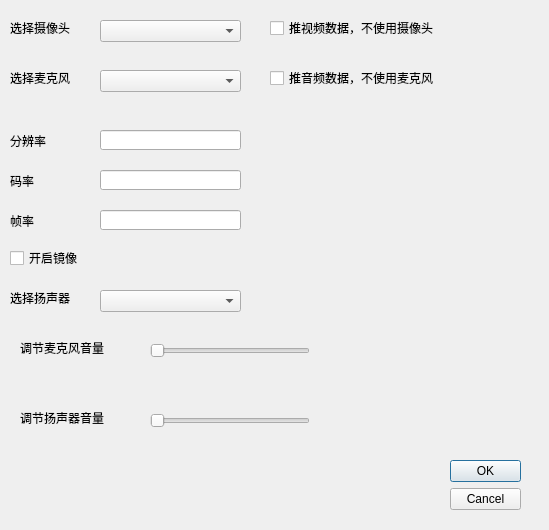
<?xml version="1.0" encoding="UTF-8"?>
<ui version="4.0">
 <class>DeviceSetting</class>
 <widget class="QDialog" name="DeviceSetting">
  <property name="geometry">
   <rect>
    <x>0</x>
    <y>0</y>
    <width>549</width>
    <height>530</height>
   </rect>
  </property>
  <property name="windowTitle">
   <string>Dialog</string>
  </property>
  <widget class="QDialogButtonBox" name="buttonBox">
   <property name="geometry">
    <rect>
     <x>450</x>
     <y>460</y>
     <width>71</width>
     <height>71</height>
    </rect>
   </property>
   <property name="orientation">
    <enum>Qt::Vertical</enum>
   </property>
   <property name="standardButtons">
    <set>QDialogButtonBox::Cancel|QDialogButtonBox::Ok</set>
   </property>
  </widget>
  <widget class="QLabel" name="label">
   <property name="geometry">
    <rect>
     <x>10</x>
     <y>20</y>
     <width>71</width>
     <height>16</height>
    </rect>
   </property>
   <property name="text">
    <string>选择摄像头</string>
   </property>
  </widget>
  <widget class="QCheckBox" name="videoSource">
   <property name="geometry">
    <rect>
     <x>270</x>
     <y>20</y>
     <width>221</width>
     <height>16</height>
    </rect>
   </property>
   <property name="text">
    <string>推视频数据，不使用摄像头</string>
   </property>
  </widget>
  <widget class="QSlider" name="micVolume">
   <property name="geometry">
    <rect>
     <x>150</x>
     <y>340</y>
     <width>160</width>
     <height>22</height>
    </rect>
   </property>
   <property name="orientation">
    <enum>Qt::Horizontal</enum>
   </property>
  </widget>
  <widget class="QLabel" name="label_2">
   <property name="geometry">
    <rect>
     <x>20</x>
     <y>340</y>
     <width>151</width>
     <height>16</height>
    </rect>
   </property>
   <property name="text">
    <string>调节麦克风音量</string>
   </property>
  </widget>
  <widget class="QComboBox" name="cameralIndex">
   <property name="geometry">
    <rect>
     <x>100</x>
     <y>20</y>
     <width>141</width>
     <height>22</height>
    </rect>
   </property>
  </widget>
  <widget class="QLabel" name="label_3">
   <property name="geometry">
    <rect>
     <x>10</x>
     <y>70</y>
     <width>71</width>
     <height>16</height>
    </rect>
   </property>
   <property name="text">
    <string>选择麦克风</string>
   </property>
  </widget>
  <widget class="QComboBox" name="micList_">
   <property name="geometry">
    <rect>
     <x>100</x>
     <y>70</y>
     <width>141</width>
     <height>22</height>
    </rect>
   </property>
  </widget>
  <widget class="QSlider" name="playOutVolume_">
   <property name="geometry">
    <rect>
     <x>150</x>
     <y>410</y>
     <width>160</width>
     <height>22</height>
    </rect>
   </property>
   <property name="orientation">
    <enum>Qt::Horizontal</enum>
   </property>
  </widget>
  <widget class="QComboBox" name="playOutList_">
   <property name="geometry">
    <rect>
     <x>100</x>
     <y>290</y>
     <width>141</width>
     <height>22</height>
    </rect>
   </property>
  </widget>
  <widget class="QLabel" name="label_4">
   <property name="geometry">
    <rect>
     <x>20</x>
     <y>410</y>
     <width>151</width>
     <height>16</height>
    </rect>
   </property>
   <property name="text">
    <string>调节扬声器音量</string>
   </property>
  </widget>
  <widget class="QLabel" name="label_5">
   <property name="geometry">
    <rect>
     <x>10</x>
     <y>290</y>
     <width>71</width>
     <height>16</height>
    </rect>
   </property>
   <property name="text">
    <string>选择扬声器</string>
   </property>
  </widget>
  <widget class="QCheckBox" name="AudioSourceCheckBox_">
   <property name="geometry">
    <rect>
     <x>270</x>
     <y>70</y>
     <width>171</width>
     <height>16</height>
    </rect>
   </property>
   <property name="text">
    <string>推音频数据，不使用麦克风</string>
   </property>
  </widget>
  <widget class="QLabel" name="label_6">
   <property name="geometry">
    <rect>
     <x>10</x>
     <y>130</y>
     <width>61</width>
     <height>21</height>
    </rect>
   </property>
   <property name="text">
    <string>分辨率</string>
   </property>
  </widget>
  <widget class="QLabel" name="label_8">
   <property name="geometry">
    <rect>
     <x>10</x>
     <y>170</y>
     <width>61</width>
     <height>21</height>
    </rect>
   </property>
   <property name="text">
    <string>码率</string>
   </property>
  </widget>
  <widget class="QLabel" name="label_9">
   <property name="geometry">
    <rect>
     <x>10</x>
     <y>210</y>
     <width>61</width>
     <height>21</height>
    </rect>
   </property>
   <property name="text">
    <string>帧率</string>
   </property>
  </widget>
  <widget class="QCheckBox" name="IsMirror_">
   <property name="geometry">
    <rect>
     <x>10</x>
     <y>250</y>
     <width>221</width>
     <height>16</height>
    </rect>
   </property>
   <property name="text">
    <string>开启镜像</string>
   </property>
  </widget>
  <widget class="QLineEdit" name="Reslution_">
   <property name="geometry">
    <rect>
     <x>100</x>
     <y>130</y>
     <width>141</width>
     <height>20</height>
    </rect>
   </property>
  </widget>
  <widget class="QLineEdit" name="Bitrate_">
   <property name="geometry">
    <rect>
     <x>100</x>
     <y>170</y>
     <width>141</width>
     <height>20</height>
    </rect>
   </property>
  </widget>
  <widget class="QLineEdit" name="FrameRate_">
   <property name="geometry">
    <rect>
     <x>100</x>
     <y>210</y>
     <width>141</width>
     <height>20</height>
    </rect>
   </property>
  </widget>
 </widget>
 <resources/>
 <connections>
  <connection>
   <sender>buttonBox</sender>
   <signal>accepted()</signal>
   <receiver>DeviceSetting</receiver>
   <slot>accept()</slot>
   <hints>
    <hint type="sourcelabel">
     <x>248</x>
     <y>254</y>
    </hint>
    <hint type="destinationlabel">
     <x>157</x>
     <y>274</y>
    </hint>
   </hints>
  </connection>
  <connection>
   <sender>buttonBox</sender>
   <signal>rejected()</signal>
   <receiver>DeviceSetting</receiver>
   <slot>reject()</slot>
   <hints>
    <hint type="sourcelabel">
     <x>316</x>
     <y>260</y>
    </hint>
    <hint type="destinationlabel">
     <x>286</x>
     <y>274</y>
    </hint>
   </hints>
  </connection>
 </connections>
</ui>
